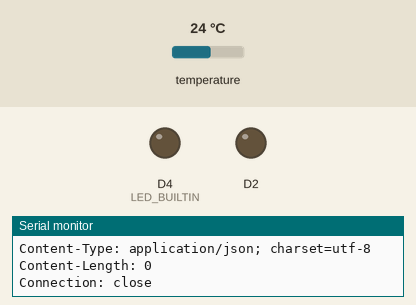
Recording of a sketch running on a simulated ESP8266 (NodeMCU). Parts: output pins drawn as LEDs (lit = HIGH, except the on-board LED, lit = LOW), the last lines printed to the serial monitor. The inputs (shaded band) are chosen by the test bench; at power-on: temperature 24 °C. WiFi joins after 1.5 s; servers stay silent unless stated; uploads are accepted with an empty reply.

Above: at 3.6 s.
At 35.6 s:
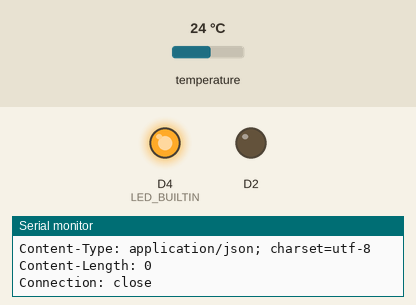
Timing chart, 0 to 84.3 s (numbered marks = the images above):
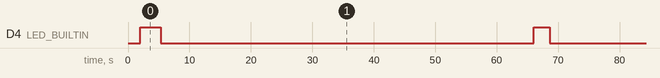

The sketch:

wifiThermometer.ino
```cpp
#include <ESP8266WiFi.h>
#include <Base64.h>
#include <OneWire.h>
#include <DallasTemperature.h>
#include <Phant.h>

//AP definitions
#define AP_SSID "change_me"
#define AP_PASSWORD "change_me"

const char *sparkPhantHost = "data.sparkfun.com";
const char *sparkPublicKey = "change_me";
const char *sparkPrivateKey = "change_me";

const char *txPhantHost = "change_me";
const char *txPublicKey = "change_me";
const char *txPrivateKey = "change_me";

#define REPORT_INTERVAL_SECONDS 60 // in sec

#define ONE_WIRE_BUS D3  // DS18B20 pin
OneWire oneWire(ONE_WIRE_BUS);
DallasTemperature DS18B20(&oneWire);

void wifiConnect();
int postToPhant(float temp, const char* PhantHost, const char* PublicKey, const char* PrivateKey );

void setup() {
  Serial.begin(115200);

  wifiConnect();
  pinMode(D2, OUTPUT);
  digitalWrite(D2, LOW);
  pinMode(D4, OUTPUT);
  digitalWrite(D4, HIGH);

}

void loop() {
  float temp;

  do {
    DS18B20.requestTemperatures();
    temp = DS18B20.getTempCByIndex(0);
    Serial.print("Temperature: ");
    Serial.println(temp);
  } while (temp == 85.0 || temp == (-127.0));

  postToPhant(temp, sparkPhantHost, sparkPublicKey, sparkPrivateKey);
  postToPhant(temp, txPhantHost, txPublicKey, txPrivateKey);

  int cnt = REPORT_INTERVAL_SECONDS;

  while(cnt--)
    delay(1000);
}

void wifiConnect() {
  Serial.print("Connecting to AP");
  WiFi.mode(WIFI_STA);
  WiFi.begin(AP_SSID, AP_PASSWORD);
  while (WiFi.status() != WL_CONNECTED) {
    delay(1000);
    Serial.print(".");
  }

  Serial.println("");
  Serial.println("WiFi connected");
}


int postToPhant(float temp, const char* PhantHost, const char* PublicKey, const char* PrivateKey ) {
  // LED turns on when we enter, it'll go off when we
  // successfully post.
  digitalWrite(LED_BUILTIN, HIGH);
  Serial.print("posting data to ");
  Serial.println(PhantHost);

  // Declare an object from the Phant library - phant
  Phant phant(PhantHost, PublicKey, PrivateKey);

//  String postedID = "Technarium-Outside-Air";

  // Add the four field/value pairs defined by our stream:
  phant.add("temperature", temp);
  phant.add("timestamp", millis());

  // Now connect to data.sparkfun.com, and post our data:
  WiFiClient client;
  const int httpPort = 80;
  if (!client.connect(PhantHost, httpPort))
  {
    Serial.print("Failed to connect to ");
    Serial.println(PhantHost);
    // If we fail to connect, return 0.
    return 0;
  }
  // If we successfully connected, print our Phant post:
  client.print(phant.post());

  // Read all the lines of the reply from server and print them to Serial
  while(client.available()){
    String line = client.readStringUntil('\r');
    Serial.print(line); // Trying to avoid using serial
  }

  // Before we exit, turn the LED off.
  digitalWrite(LED_BUILTIN, LOW);

  return 1; // Return success
}
```

Measured:
- by itself, D4 (LED_BUILTIN): alternates HIGH for 2.5 s and LOW for 60.8 s
